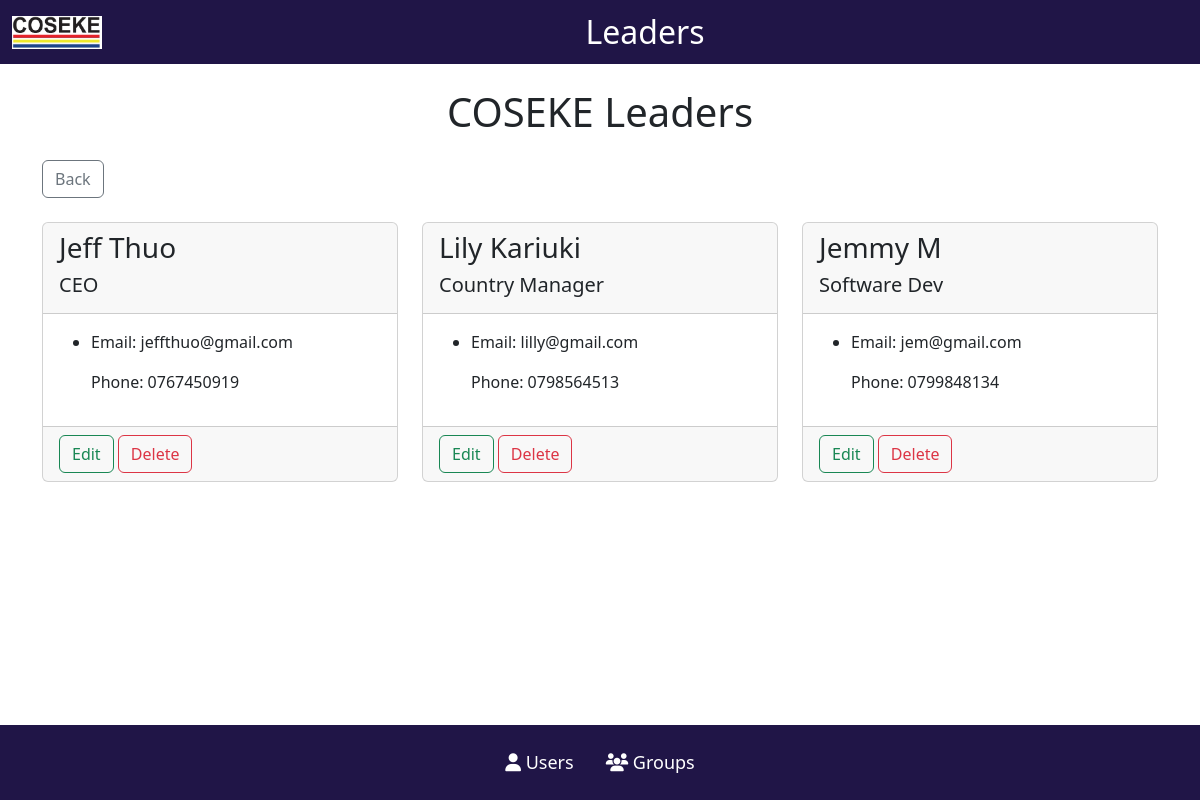
/organization-leaders/1/, run on an earlier commit of the app's database.
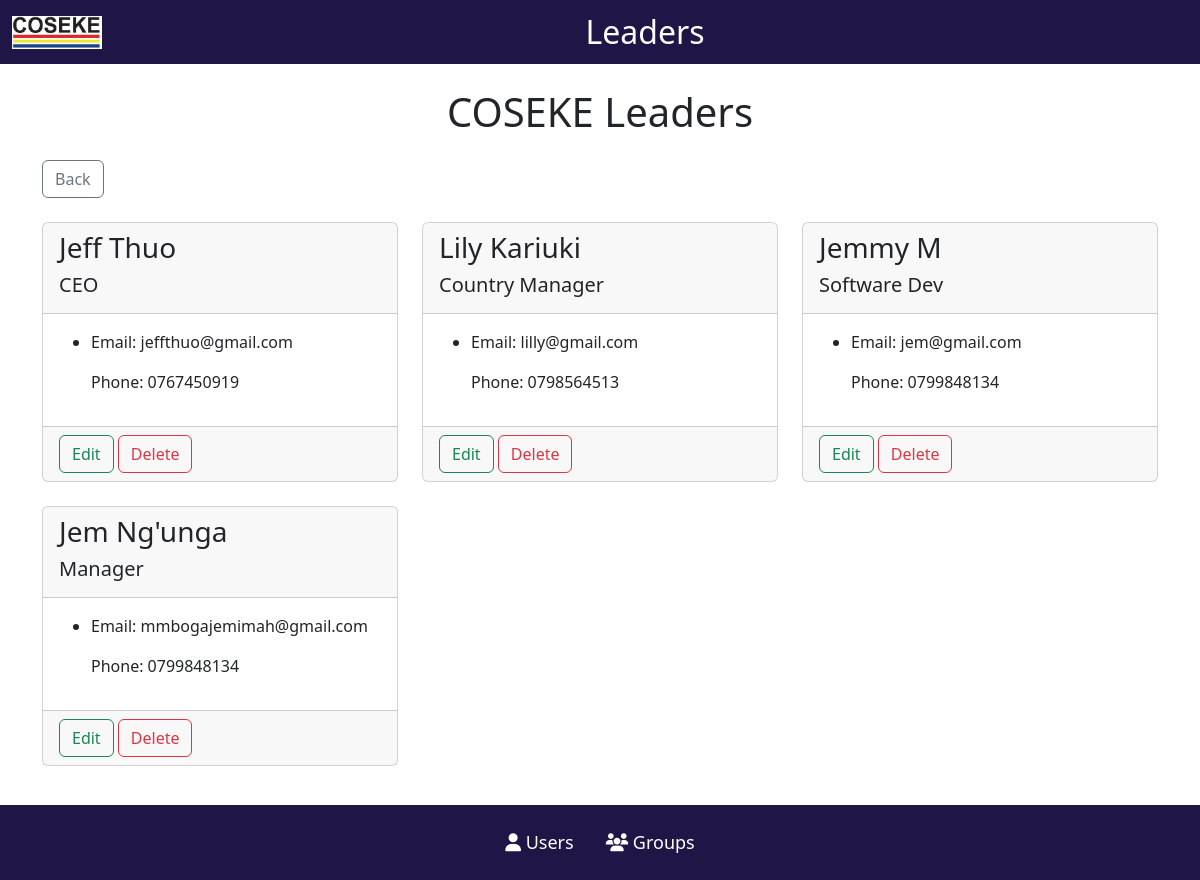
And on a later commit of the database.
### base/models.py (models this page shows, shortened)
class Leader(models.Model):
    id = models.AutoField(primary_key=True)
    organization = models.ForeignKey(Organization, on_delete=models.CASCADE)
    name = models.CharField(max_length=100)
    title = models.CharField(max_length=100)
    email = models.CharField(max_length=150)
    contact = models.CharField(max_length=20)

### base/views.py (the view)
# urls.py: path("organization-leaders/<int:organization_id>/", views.organization_leaders, name='organization_leaders'),
def organization_leaders(request, organization_id):
    organization = get_object_or_404(Organization, id=organization_id)
    organization_leaders = Leader.objects.filter(organization=organization)
    context = {
        'organization': organization,
        'leaders': organization_leaders
    }
    return render(request, 'base/organization_leaders.html', context)

### base/templates/base/organization_leaders.html (shortened to what this page needs)
{% load static %}
<!DOCTYPE html>
<html>
<head>
    <link rel="stylesheet" href="{% static '/css/main.css' %}" type="text/css">
    <link rel="stylesheet" href="https://cdn.jsdelivr.net/npm/bootstrap@5.3.0/dist/css/bootstrap.min.css">
    <link rel="stylesheet" href="https://cdnjs.cloudflare.com/ajax/libs/font-awesome/6.4.0/css/all.min.css" />
</head>
<body>
    <nav class="navbar navbar-color">
        <div class="container-fluid d-flex align-items-center">
            <img class="logo-image" src="{% static '/images/logo.jpg' %}" alt="logo">
            <a class="navbar-brand d-flex mx-auto" href="#">
                <h2 class="mb-0">Leaders</h2>
            </a>
        </div>
    </nav>
    <h1 class="text-center mt-4 mb-4">{{organization.organization_name}} Leaders</h1>
    <div class="container">
        <a href="{% url 'organization_names' %}" class="btn btn-outline-secondary mb-4">Back</a>
        <div class="row card-row">
            {% for leader in leaders %}
                <div class="col-md-4">
                    <div class="card mb-4">
                        <div class="card-header">
                            <h3>{{ leader.name }}</h3>
                            <h5>{{ leader.title }}</h5>
                        </div>
                        <div class="card-body">
                            <ul>
                                <li>
                                    <p>Email: {{ leader.email }}</p>
                                    <p>Phone: {{ leader.contact }}</p>
                                </li>
                            </ul>
                        </div>
                        <div class="card-footer">
                            <a href="{% url 'edit_leader' organization_id=organization.id leader_id=leader.id%}" class="btn btn-outline-success">Edit</a>
                            <a href="{% url 'delete_leader' organization_id=organization.id leader_id=leader.id %}" class="btn btn-outline-danger">Delete</a>
                        </div>
                    </div>
                </div>
            {% endfor %}
        </div>
    </div>
    <footer class="home-footer text-white p-4 fixed-bottom">
        <div class="d-flex justify-content-center align-items-center">
            <span class="me-3" style="font-size: 18px;">
            <i class="fas fa-user"></i> Users
            </span>
            <span class="ms-3" style="font-size: 18px;">
            <i class="fas fa-users"></i> Groups
            </span>
        </div>
    </footer>
</body>
</html>

What changed in the data, as far as the page shows it:
added Leader: name "Jem Ng'unga", title "Manager", email "mmbogajemimah@gmail.com", contact "0799848134"
